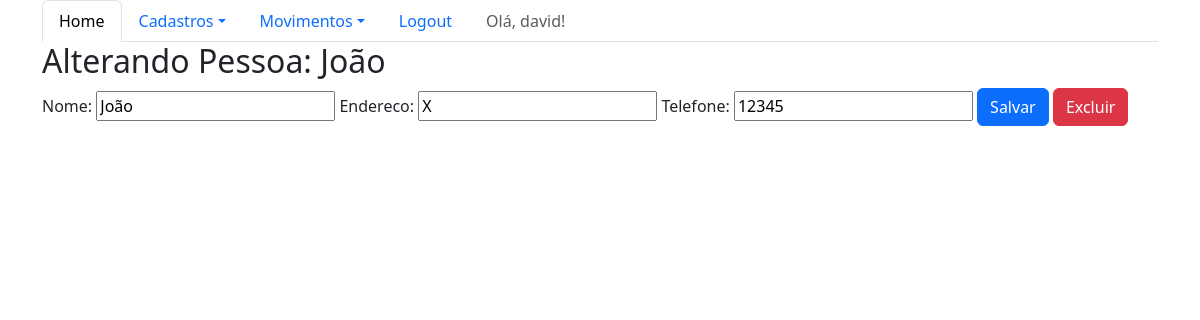
/sistema/pessoaupdate/5/ (signed in), run on the app's committed database.
### core/models.py (models this page shows)
class Pessoa(models.Model):
    nome = models.CharField(max_length=100)
    endereco = models.CharField(max_length=200,blank=True,null=True)
    telefone = models.CharField(max_length=20,blank=True,null=True)
    def __str__(self):
        return self.nome

### core/views.py (the view)
# urls.py: re_path(r'^pessoaupdate/(?P<id>\d+)/$', pessoa_update, name='core_pessoa_update'),
@login_required
def pessoa_update(request, id):
    data = {}
    pessoa = Pessoa.objects.get(id=id)
    form = PessoaForm( request.POST or None, instance=pessoa)
    data['pessoa'] = pessoa
    data['form'] = form
    if request.method == 'POST':
        if form.is_valid():
            form.save()
            return redirect('core_lista_pessoas')
    else:
        return render(request, 'core/update_pessoa.html', data)

### core/forms.py
class PessoaForm(ModelForm):
    class Meta:
        model = Pessoa
        fields = '__all__'

### core/templates/core/update_pessoa.html (shortened to what this page needs)
{% extends 'logado.html' %}
{% load bootstrap %}
{% block main %}
<div class="row">
    <div class="col">
        <h2>Alterando Pessoa: {{pessoa}}</h2>
        <form action="{% url 'core_pessoa_update' pessoa.id %}" method="POST">
          {{form|bootstrap}}
          <button type="submit" class="btn btn-primary">Salvar</button>
          <a href="{% url 'core_pessoa_delete' pessoa.id %}" class="btn btn-danger">Excluir</a>
        </form>
    </div>
</div>
{% endblock %}

### templates/logado.html (shortened to what this page needs)
{% extends 'base.html' %}
    {% block contents %}
    <ul class="nav nav-tabs">
      {% if user.is_authenticated %}
      <li class="nav-item">
        <a class="nav-link active" aria-current="page" href="{% url 'core_home' %}">Home</a>
      </li>
      <li class="nav-item dropdown">
        <a class="nav-link dropdown-toggle" data-bs-toggle="dropdown" href="#" role="button" aria-expanded="false">Cadastros</a>
      </li>
      <li class="nav-item dropdown">
        <a class="nav-link dropdown-toggle" data-bs-toggle="dropdown" href="#" role="button" aria-expanded="false">Movimentos</a>
      </li>
      <li class="nav-item">
        <a class="nav-link" href="{% url 'logout' %}">Logout</a>
      </li>
      <li class="nav-item">
        <a class="nav-link disabled" href="#">Olá, {{user}}!</a>
      </li>
      {% else %}
      <li class="nav-item">
        <a class="nav-link" href="{% url 'login' %}">Login</a>
      </li>
      {%endif%}
    </ul>
    {% block main %}
    {% endblock %}
{% endblock %}

### data on the page
Pessoa: nome "João", endereco "X", telefone "12345"

### other printed values
{{ user }} "david"
